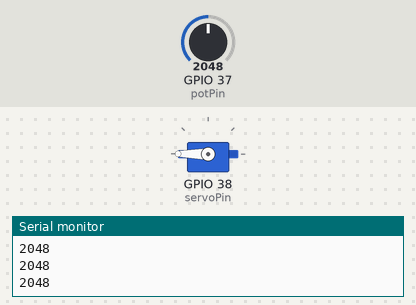
Simulated run of this sketch. Board: ESP32. Parts: servo, the last lines printed to the serial monitor. The inputs (shaded band) are chosen by the test bench; at power-on: GPIO 37 (potPin) = 2048.

Above: at 1.2 s.
1.3 s: GPIO 37 (potPin) set to 2810
2.8 s: GPIO 37 (potPin) set to 2885
At 3.3 s:
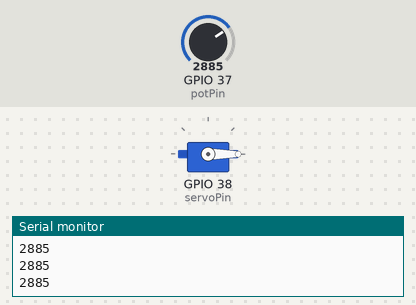
4.3 s: GPIO 37 (potPin) set to 491
At 5.5 s:
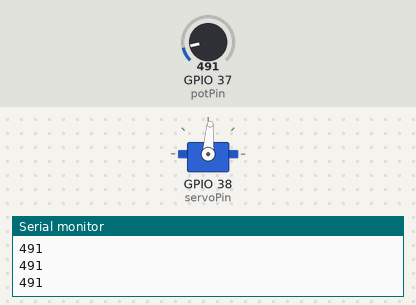
5.8 s: GPIO 37 (potPin) set to 0
At 6.4 s:
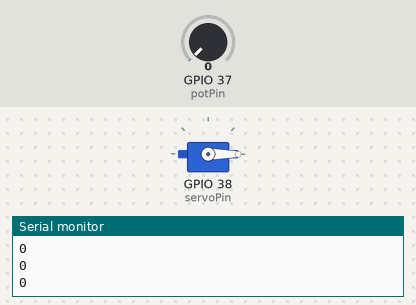
7.3 s: GPIO 37 (potPin) set to 1228
At 8.6 s:
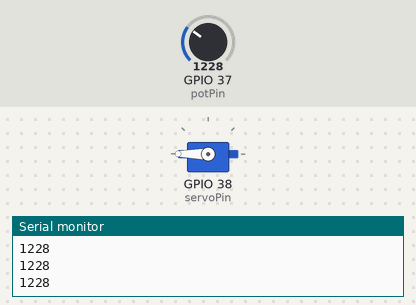
Timing chart, 0 to 9.8 s (numbered marks = the images above; inputs shaded):
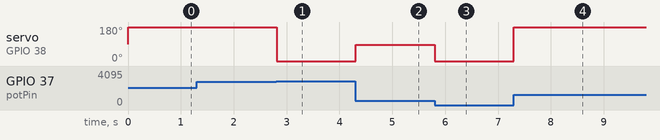

The sketch:

lab6c.ino
```cpp
/* Lab 6-C - Pots and Servos
 *
 * Jean-Luc Major
 * ECET 130-2, Fall 2016
 *
 * This program will read the resistance from a pot and store the reading in an
 * array of 8 spaces. The array will then be summed and then an average will be
 * obtained. The average will then print to serial.
 * A servo arm will move corresponding to the average of the pot.
 */
#include <Servo.h>  // includes appropriate servo library

// Defines Analog pins for pot and servo
#define potPin A1
#define servoPin A2

Servo servo;  // creates servo called "servo"

int potInput[8];
  // array to store pot values

int loopCount = 0;
  // counts loop

int servoOut;
 // int to store the adjusted average potInput

void setup() {
  servo.attach(servoPin); // Attaches servoPin to  the servo object
  Serial.begin(9600);     // Begins serial at 9600 BAUD
}

void loop() {
  int potAv = 0; // int to store the average of potInput array
  potInput[loopCount] = analogRead(potPin);

  for (int counter = 0; counter < 8; counter++){
    potAv = potAv + potInput[counter]; // sums all the array ints
  }
  potAv = (potAv/8); // divides the sum by 8 to obtain average

  loopCount++;
  if (loopCount >= 8 ){ // if count is greater than 7, count will reset
    loopCount = 0;
    Serial.printf("%i\n", potAv); // prints potAv to serial
    servoOut = map(potAv, 0, 1023, 0, 180); // maps potAv to int servoOut

    servo.write(servoOut); // writes to servo object
    delay(15);
  }
}
```

Measured:
- the behaviour switches between 2841 and 2842 on GPIO 37 (potPin) (found by bisection; images 0 and 1)
- after the input at 2.8 s, servo on GPIO 38 (servoPin): 180° → 0° at once
- after the input at 4.3 s, servo on GPIO 38 (servoPin): 0° → 86° at once
- after the input at 5.8 s, servo on GPIO 38 (servoPin): 86° → 0° at once
- after the input at 7.3 s, servo on GPIO 38 (servoPin): 0° → 180° at once
